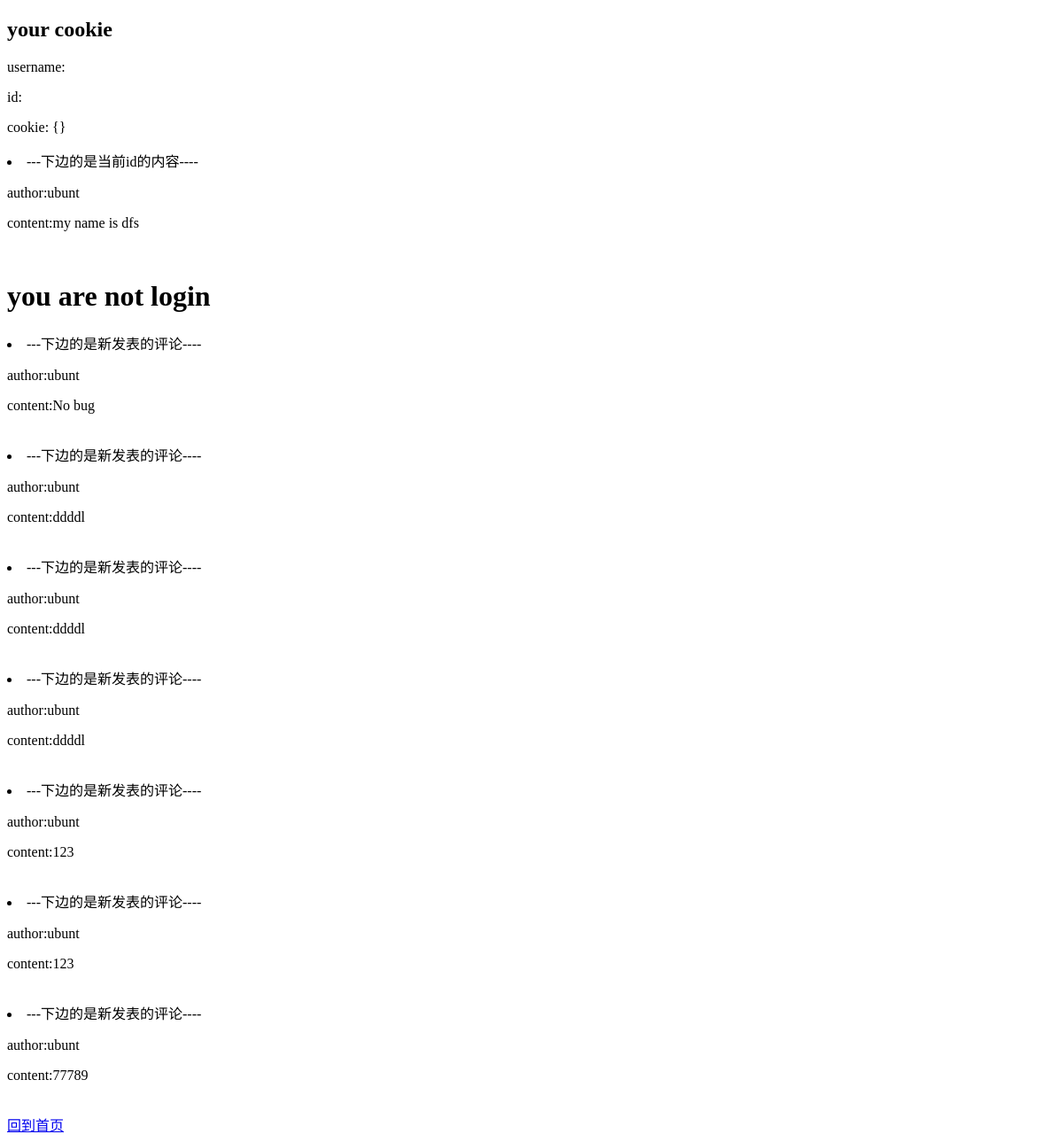
Page /comments/post/1 on the earlier database version.
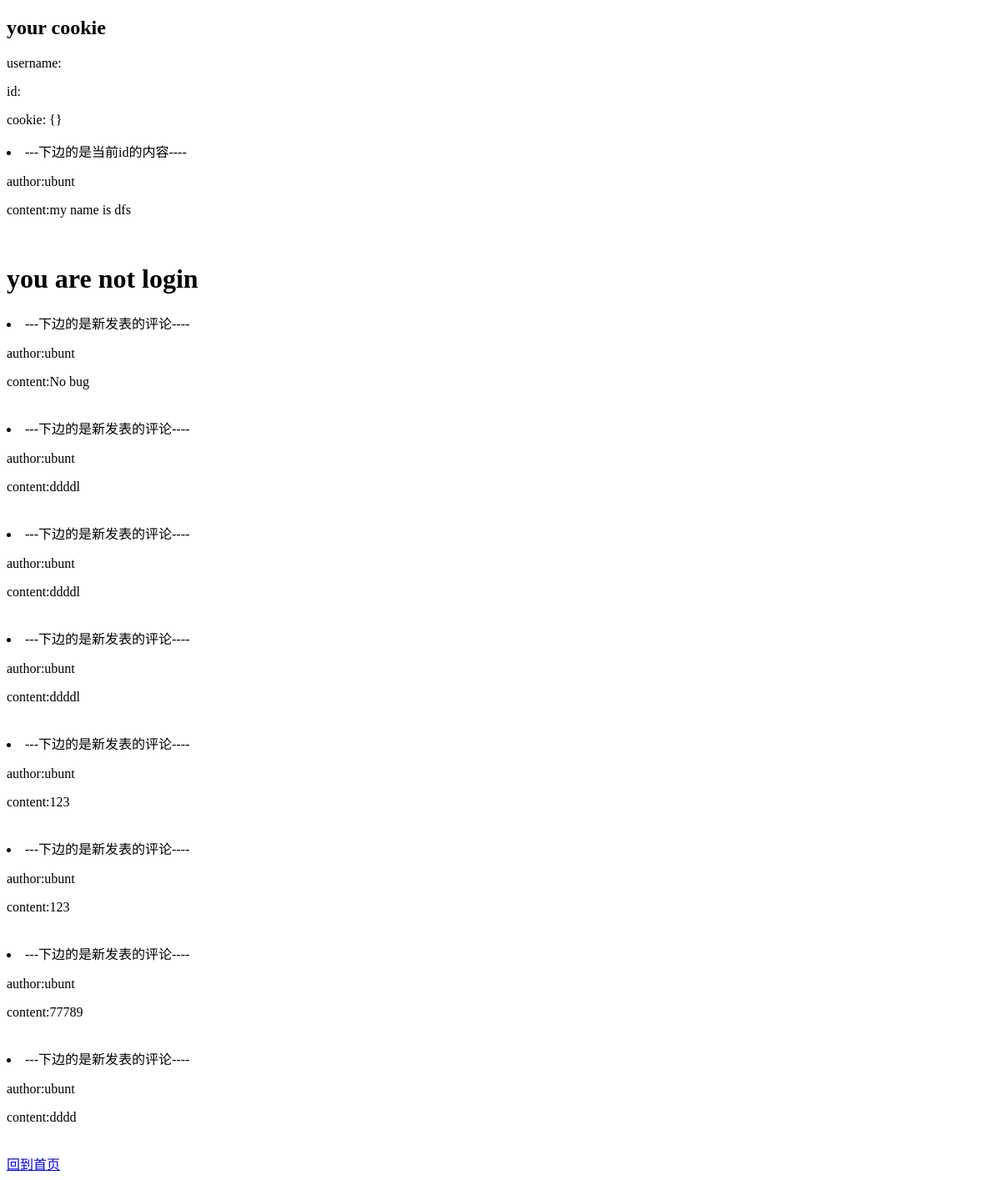
Same page on the later database version.
### comments/models.py (models this page shows)
class Comment(models.Model):
    id = models.IntegerField(primary_key=True)
    body = models.TextField()
    author = models.ForeignKey('User', on_delete=models.CASCADE)  # 发表评论的作者
    post = models.ForeignKey('Post', on_delete=models.CASCADE)  # 被评论的是哪一个post

class User(models.Model):
    username = models.CharField(max_length=20)
    id = models.IntegerField(primary_key=True)

### comments/views.py (the view, shortened to what this page needs)
# urls.py: path('post/<int:post_id>', views.post, name='post'),
def post(request, post_id):
    post = get_object_or_404(Post, id=post_id)
    comments = Comment.objects.filter(post__id=post_id).select_related()  # 找到所有当前post下的评论
    return render(request, 'post.html', {'post': post, 'comments': comments, 'post_id': post_id})

### News/templates/post.html (shortened to what this page needs)
<!DOCTYPE html>
<html lang="en">
<head>
</head>
<body>
<div>
    {% block content %}
    <h2>your cookie</h2>
    <p> username:{{request.session.username}}</p>
    <p> id:{{request.session.user_id}}</p>
    <p>cookie: {{request.COOKIES}}</p>
</div>
<div>
        <li>---下边的是当前id的内容----
            <p>author:{{post.author.username}}</p>
            <p>content:{{post.body}}</p>
        </li>
        <br/>
</div>
<div>
    {% if request.session.is_login %}
        <h1>hello,what's you want to comment?</h1>
        {% block mainbody %}
        <form action="/News/post/{{post_id}}" method="post">
            {% csrf_token %}
            content:<input type="text" style="width:700px;height:200px;" name="body"/> <br/>
            <input type="submit" value="Submit"/>
        </form>
        {% endblock %}
    {% else %}
        <h1>you are not login</h1>
    {% endif %}
</div>
<div>
    {% for comment in comments %}
        <li>---下边的是新发表的评论----
            <p>author:{{comment.author.username}}</p>
            <p>content:{{comment.body}}</p>
        </li>
        <br/>
    {% endfor %}
</div>
<div>
    <a href="/News/index">回到首页</a>
</div>
{% endblock %}
</body>
</html>

Differences in the rows shown:
added Comment: author.username "ubunt", body "dddd"
